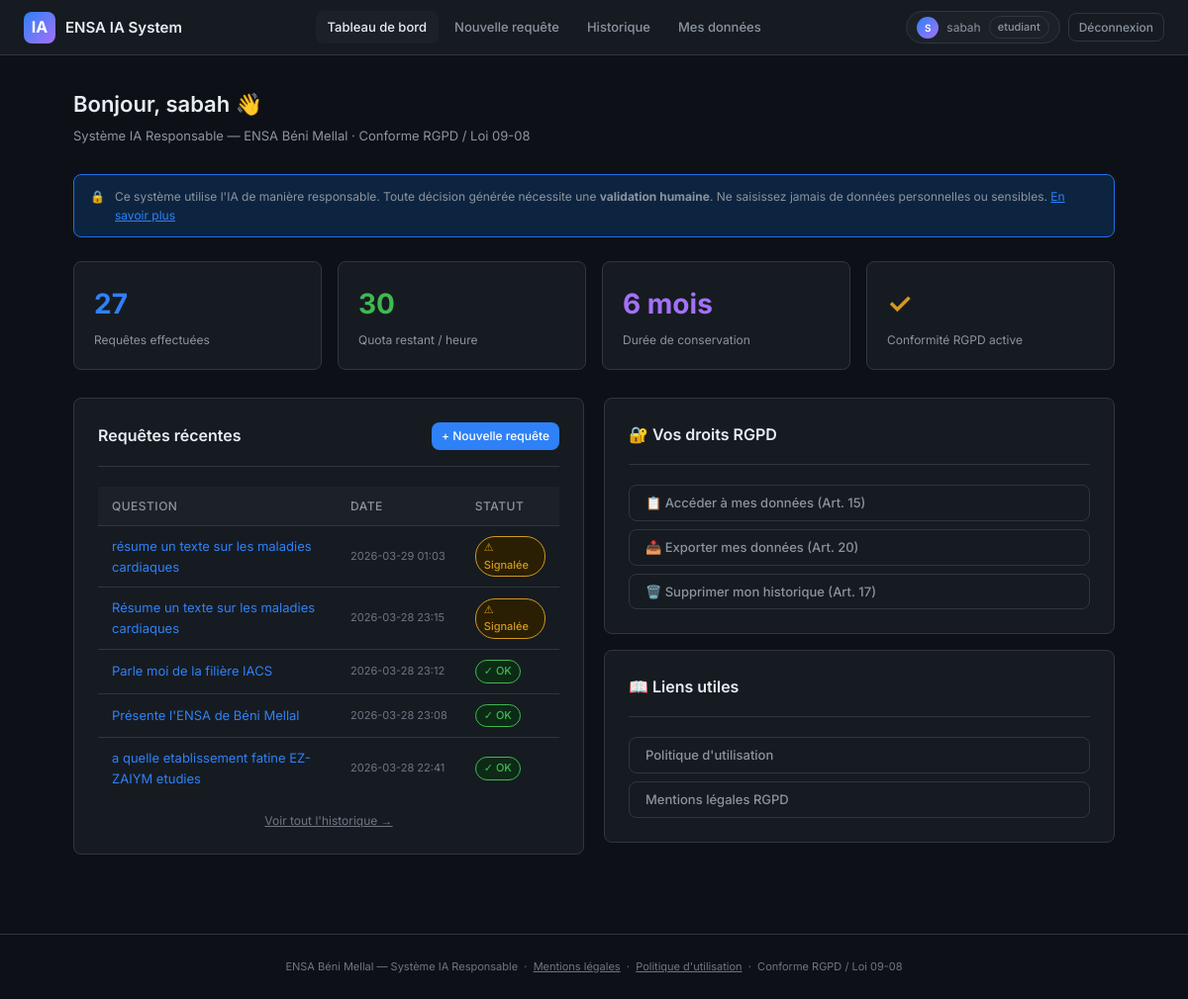
/dashboard (signed in), run on the app's committed database.
### tables this page shows
CREATE TABLE requests (
            id               INTEGER PRIMARY KEY AUTOINCREMENT,
            user_id          INTEGER NOT NULL,
            prompt_preview   TEXT,
            prompt_full      TEXT,
            response_preview TEXT,
            response_full    TEXT,
            model_used       TEXT    DEFAULT 'local',
            is_flagged       INTEGER DEFAULT 0,
            flag_reason      TEXT    DEFAULT '',
            created_at       DATETIME DEFAULT CURRENT_TIMESTAMP, admin_action TEXT DEFAULT NULL, admin_note   TEXT DEFAULT NULL, admin_at     TEXT DEFAULT NULL,
            FOREIGN KEY (user_id) REFERENCES users(id)
        );

### app.py (the view)
@app.route("/dashboard")
@login_required
def dashboard():
    db = get_db()
    recent = db.execute(
        """SELECT id, prompt_preview, response_preview, created_at, is_flagged
           FROM requests WHERE user_id=? ORDER BY created_at DESC LIMIT 5""",
        (session["user_id"],)
    ).fetchall()
    total = db.execute(
        "SELECT COUNT(*) FROM requests WHERE user_id=?", (session["user_id"],)
    ).fetchone()[0]
    return render_template("dashboard.html", recent=recent, total=total)

### app.py (called while the page is built)
def login_required(f):
    @wraps(f)
    def decorated(*args, **kwargs):
        if "user_id" not in session:
            flash("Veuillez vous connecter.", "warning")
            return redirect(url_for("login"))
        return f(*args, **kwargs)
    return decorated

### database.py (called while the page is built)
def get_db():
    if "db" not in g:
        g.db = sqlite3.connect(DATABASE)
        g.db.row_factory = sqlite3.Row
        g.db.execute("PRAGMA journal_mode=WAL")
        g.db.execute("PRAGMA foreign_keys=ON")
    return g.db

### templates/dashboard.html (shortened to what this page needs)
{% extends "base.html" %}
{% block content %}
<div class="container">
  <div class="page-header">
    <h1 class="page-title">Bonjour, {{ session.username }} 👋</h1>
    <p class="page-sub">Système IA Responsable — ENSA Béni Mellal · Conforme RGPD / Loi 09-08</p>
  </div>
  <div class="rgpd-banner">
    🔒 <span>Ce système utilise l'IA de manière responsable. Toute décision générée nécessite une <strong>validation humaine</strong>.
    Ne saisissez jamais de données personnelles ou sensibles.
    <a href="{{ url_for('legal') }}">En savoir plus</a></span>
  </div>
  <div class="stats-grid">
    <div class="stat-card">
      <div class="stat-value" style="color:var(--blue)">{{ total }}</div>
      <div class="stat-label">Requêtes effectuées</div>
    </div>
    <div class="stat-card">
      <div class="stat-value" style="color:var(--green)">30</div>
      <div class="stat-label">Quota restant / heure</div>
    </div>
    <div class="stat-card">
      <div class="stat-value" style="color:var(--purple)">6 mois</div>
      <div class="stat-label">Durée de conservation</div>
    </div>
    <div class="stat-card">
      <div class="stat-value" style="color:var(--yellow)">✓</div>
      <div class="stat-label">Conformité RGPD active</div>
    </div>
  </div>
  <div class="grid-2">
    <div class="card">
      <div class="card-header">
        <span class="card-title">Requêtes récentes</span>
        <a href="{{ url_for('ask') }}" class="btn btn-primary btn-sm">+ Nouvelle requête</a>
      </div>
      {% if recent %}
      <div class="table-wrap">
        <table>
          <thead>
            <tr>
              <th>Question</th>
              <th>Date</th>
              <th>Statut</th>
            </tr>
          </thead>
          <tbody>
            {% for row in recent %}
            <tr>
              <td>
                <a href="{{ url_for('history_detail', req_id=row['id']) }}" style="color:var(--blue);text-decoration:none">
                  {{ row['prompt_preview'][:60] }}{% if row['prompt_preview']|length > 60 %}…{% endif %}
                </a>
              </td>
              <td style="color:var(--text3);white-space:nowrap;font-size:11px">{{ row['created_at'][:16] }}</td>
              <td>
                {% if row['is_flagged'] %}
                <span class="badge badge-yellow">⚠ Signalée</span>
                {% else %}
                <span class="badge badge-green">✓ OK</span>
                {% endif %}
              </td>
            </tr>
            {% endfor %}
          </tbody>
        </table>
      </div>
      <a href="{{ url_for('history') }}" style="display:block;text-align:center;margin-top:12px;font-size:12px;color:var(--text3)">Voir tout l'historique →</a>
      {% else %}
      <div class="empty-state">
        <div class="icon">💬</div>
        <p>Aucune requête pour l'instant.</p>
        <a href="{{ url_for('ask') }}" class="btn btn-primary" style="margin-top:12px">Poser une question</a>
      </div>
      {% endif %}
    </div>
    <div>
      <div class="card" style="margin-bottom:16px">
        <div class="card-header">
          <span class="card-title">🔐 Vos droits RGPD</span>
        </div>
        <div style="display:flex;flex-direction:column;gap:8px">
          <a href="{{ url_for('my_data') }}" class="btn btn-ghost">📋 Accéder à mes données (Art. 15)</a>
          <a href="{{ url_for('export_data') }}" class="btn btn-ghost">📥 Exporter mes données (Art. 20)</a>
          <a href="{{ url_for('my_data') }}#delete" class="btn btn-ghost">🗑️ Supprimer mon historique (Art. 17)</a>
        </div>
      </div>
      <div class="card">
        <div class="card-header">
          <span class="card-title">📖 Liens utiles</span>
        </div>
        <div style="display:flex;flex-direction:column;gap:8px">
          <a href="{{ url_for('politique') }}" class="btn btn-ghost">Politique d'utilisation</a>
          <a href="{{ url_for('legal') }}" class="btn btn-ghost">Mentions légales RGPD</a>
        </div>
      </div>
    </div>
  </div>
</div>
{% endblock %}

### templates/base.html (style rules this page uses)
:root { --bg: #0d1117; --bg2: #161b22; --bg3: #1c2128; --border: #30363d; --text: #e6edf3; --text2: #8b949e; --text3: #6e7681; --blue: #2f81f7; --blue-dim: #1f6feb; --blue-bg: #0d2440; --green: #3fb950; --green-bg: #0d2a17; --red: #f85149; --red-bg: #2d1011; --yellow: #d29922; --yellow-bg: #2a1f02; --purple: #a371f7; --radius: 8px; --shadow: 0 1px 3px rgba(0,0,0,.4); }
*, *::before, *::after { box-sizing: border-box; margin: 0; padding: 0; }
body { font-family: 'Inter', system-ui, sans-serif; background: var(--bg); color: var(--text); min-height: 100vh; font-size: 14px; line-height: 1.6; }
.container { max-width: 1100px; margin: 0 auto; padding: 32px 24px; }
.card { background: var(--bg2); border: 1px solid var(--border); border-radius: var(--radius); padding: 24px; }
.card-header { display: flex; align-items: center; justify-content: space-between; margin-bottom: 20px; padding-bottom: 16px; border-bottom: 1px solid var(--border); }
.card-title { font-size: 16px; font-weight: 600; color: var(--text); }
.page-header { margin-bottom: 28px; }
.page-title { font-size: 22px; font-weight: 600; margin-bottom: 4px; }
.page-sub { color: var(--text2); font-size: 13px; }
.btn { display: inline-flex; align-items: center; gap: 6px; padding: 7px 16px; border-radius: var(--radius); font-size: 13px; font-weight: 500; cursor: pointer; border: none; text-decoration: none; transition: all .15s; font-family: inherit; }
.btn-primary { background: var(--blue); color: white; }
.btn-ghost { background: transparent; color: var(--text2); border: 1px solid var(--border); }
.btn-sm { padding: 4px 10px; font-size: 12px; }
.badge { display: inline-flex; align-items: center; gap: 4px; padding: 2px 8px; border-radius: 20px; font-size: 11px; font-weight: 500; }
.badge-green { background: var(--green-bg); color: var(--green); border: 1px solid var(--green); }
.badge-yellow { background: var(--yellow-bg); color: var(--yellow); border: 1px solid var(--yellow); }
.table-wrap { overflow-x: auto; }
table { width: 100%; border-collapse: collapse; }
th, td { padding: 10px 14px; text-align: left; font-size: 13px; border-bottom: 1px solid var(--border); }
th { font-weight: 500; color: var(--text2); background: var(--bg3); font-size: 12px; text-transform: uppercase; letter-spacing: .5px; }
tr:last-child td { border-bottom: none; }
.stats-grid { display: grid; grid-template-columns: repeat(auto-fit, minmax(180px, 1fr)); gap: 16px; margin-bottom: 28px; }
.stat-card { background: var(--bg2); border: 1px solid var(--border); border-radius: var(--radius); padding: 20px; }
.stat-value { font-size: 28px; font-weight: 700; margin-bottom: 4px; }
.stat-label { font-size: 12px; color: var(--text2); }
.rgpd-banner { background: var(--blue-bg); border: 1px solid var(--blue-dim); border-radius: var(--radius); padding: 12px 16px; margin-bottom: 24px; font-size: 12px; color: var(--text2); display: flex; align-items: flex-start; gap: 10px; }
.rgpd-banner a { color: var(--blue); }
.grid-2 { display: grid; grid-template-columns: 1fr 1fr; gap: 20px; }

### data on the page
requests: prompt_preview "résume un texte sur les maladies cardiaques", created_at "2026-03-29 01:03", is_flagged "⚠ Signalée"
requests: prompt_preview "Résume un texte sur les maladies cardiaques", created_at "2026-03-28 23:15", is_flagged "⚠ Signalée"
requests: prompt_preview "Parle moi de la filière IACS", created_at "2026-03-28 23:12", is_flagged "✓ OK"
requests: prompt_preview "Présente l'ENSA de Béni Mellal", created_at "2026-03-28 23:08", is_flagged "✓ OK"
requests: prompt_preview "a quelle etablissement fatine EZ-ZAIYM etudies", created_at "2026-03-28 22:41", is_flagged "✓ OK"

### other printed values
{{ session.username[0]|upper }} "S"
{{ session.username }} "sabah"
{{ session.role }} "etudiant"
{{ total }} "27"
